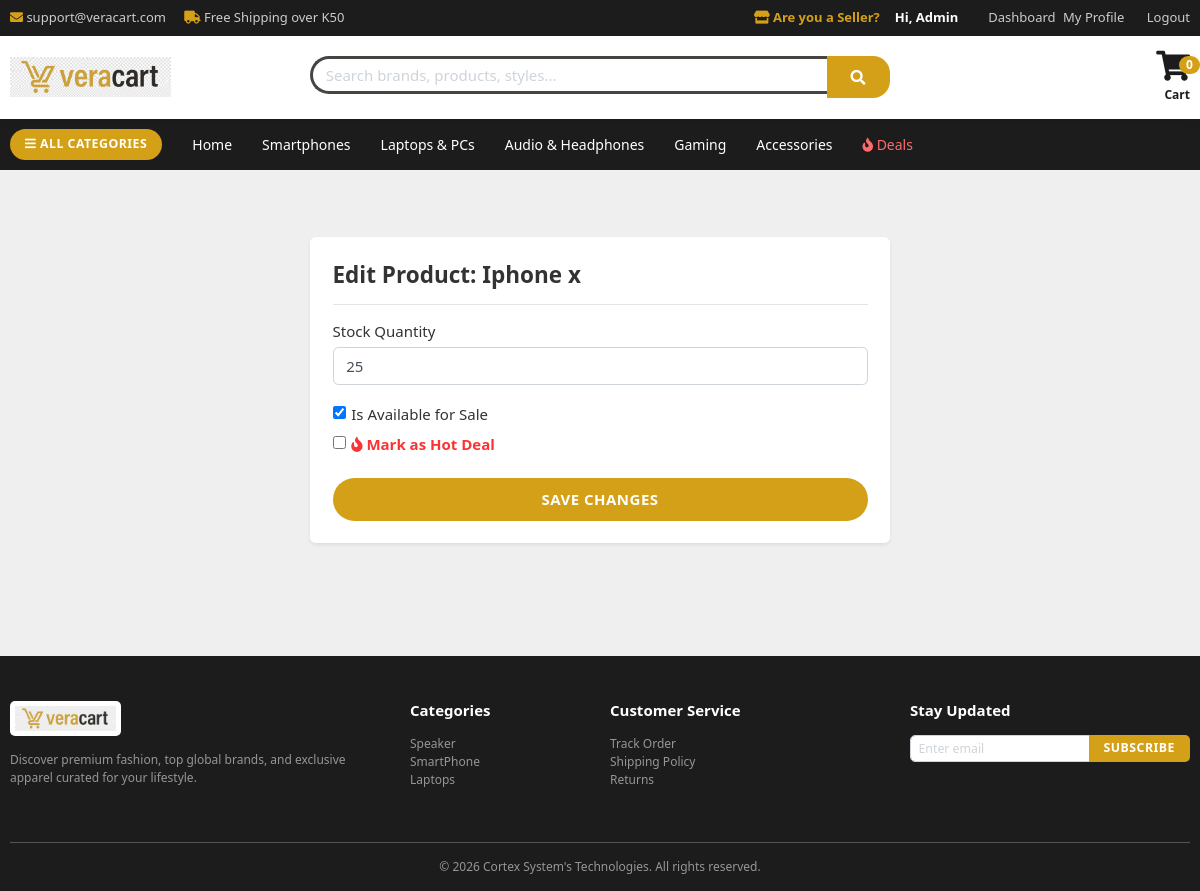
The page /store/edit_product/8/ (signed in) on the database as committed earlier.
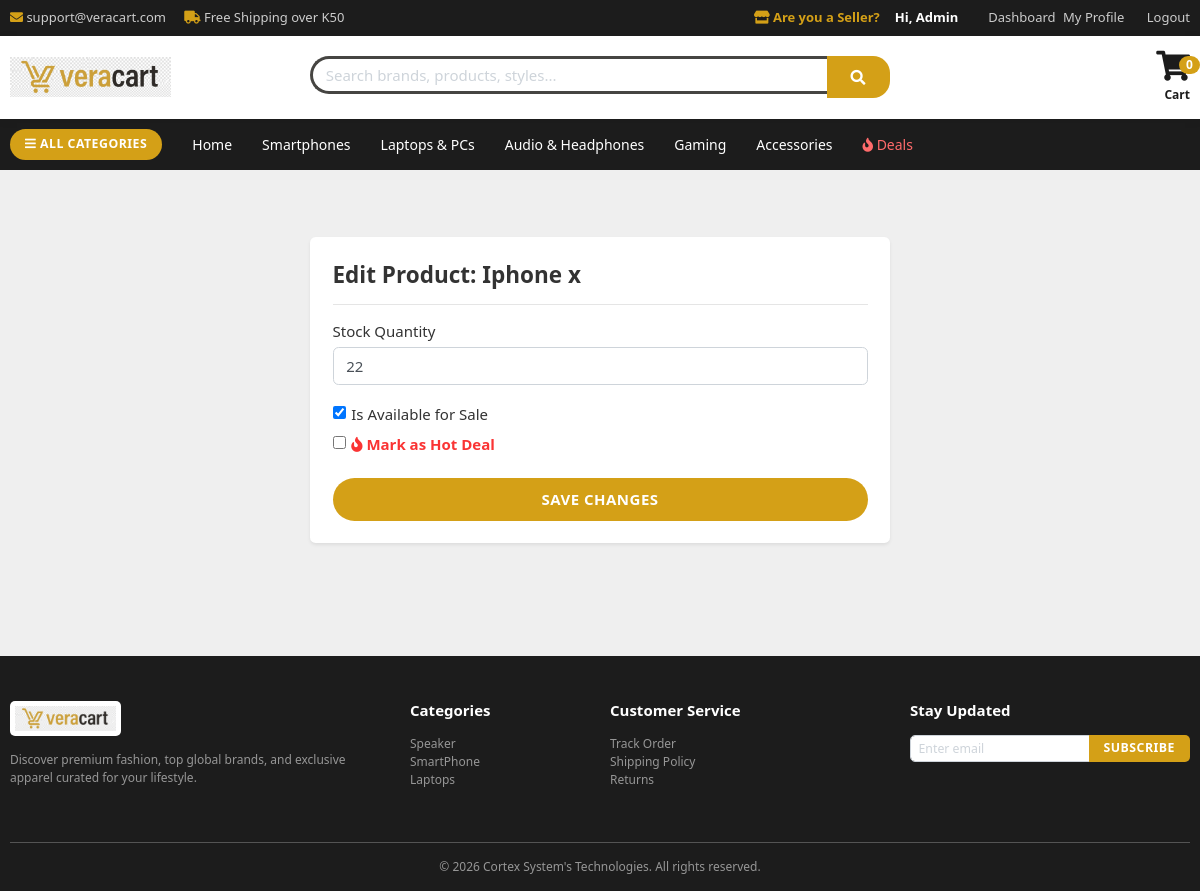
The same page on the database as committed later.
### store/models.py (models this page shows, shortened)
class Product(models.Model):
    product_name  = models.CharField(max_length=200, unique=True)
    slug          = models.SlugField(max_length=200, unique=True)
    description   = models.TextField(max_length=500, blank=True)
    price         = models.IntegerField()
    images        = models.ImageField(upload_to='photos/products')
    stock         = models.IntegerField()
    is_available  = models.BooleanField(default=True)
    is_deals      = models.BooleanField(default=False) # <-- ADDED THIS
    category      = models.ForeignKey(Category, on_delete=models.CASCADE)
    seller        = models.ForeignKey(settings.AUTH_USER_MODEL, on_delete=models.CASCADE, null=True, blank=True, related_name='products')
    created_date  = models.DateField(auto_now_add=True)
    modified_date = models.DateTimeField(auto_now=True)

### store/views.py (the view, shortened to what this page needs)
# urls.py: path('edit_product/<int:product_id>/', views.edit_product, name='edit_product'), # <-- MUST BE HERE
@login_required(login_url='login')
def edit_product(request, product_id):
    if not request.user.is_seller and not request.user.is_superadmin:
        messages.error(request, 'Access Denied.')
        return redirect('dashboard')
    product = get_object_or_404(Product, id=product_id, seller=request.user)
    context = {'product': product}
    return render(request, 'store/edit_product.html', context)

### carts/context_processors.py (called while the page is built)
def counter(request):
    cart_count = 0
    if 'admin' in request.path:
        return {}
    else:
        try:
            cart = Cart.objects.filter(cart_id=_cart_id(request))
            cart_items = CartItem.objects.all().filter(cart=cart[:1])
            for cart_item in cart_items:
                cart_count += cart_item.quantity
        except Cart.DoesNotExist:
            cart_count = 0
    return dict(cart_count=cart_count)

### carts/views.py (called while the page is built)
def _cart_id(request):
    cart = request.session.session_key
    if not cart:
        cart = request.session.create()
    return cart

### category/context_processors.py (called while the page is built)
def menu_links(request):
    links = Category.objects.all()
    return dict(links=links)

### templates/store/edit_product.html (shortened to what this page needs)
{% extends 'base.html' %}
{% block content %}
<div class="container py-5">
    <div class="row justify-content-center">
        <div class="col-md-6">
            <div class="card shadow-sm border-0">
                <div class="card-body p-4">
                    <h4 class="font-weight-bold">Edit Product: {{ product.product_name }}</h4>
                    <hr>
                    <form method="POST">
                        <div class="form-group">
                            <label>Stock Quantity</label>
                            <input type="number" name="stock" value="{{ product.stock }}" class="form-control" required>
                        </div>
                        <div class="form-check mb-2">
                            <input type="checkbox" name="is_available" class="form-check-input" id="avail" {% if product.is_available %}checked{% endif %}>
                            <label class="form-check-label" for="avail">Is Available for Sale</label>
                        </div>
                        <div class="form-check mb-4">
                            <input type="checkbox" name="is_deals" class="form-check-input" id="deals" {% if product.is_deals %}checked{% endif %}>
                            <label class="form-check-label text-danger font-weight-bold" for="deals"><i class="fa fa-fire"></i> Mark as Hot Deal</label>
                        </div>
                        <button type="submit" class="btn btn-gold w-100">Save Changes</button>
                    </form>
                </div>
            </div>
        </div>
    </div>
</div>
{% endblock %}

Rows that differ between the two databases and show on the page:
changed Product "Iphone x": stock "25" → "22"
